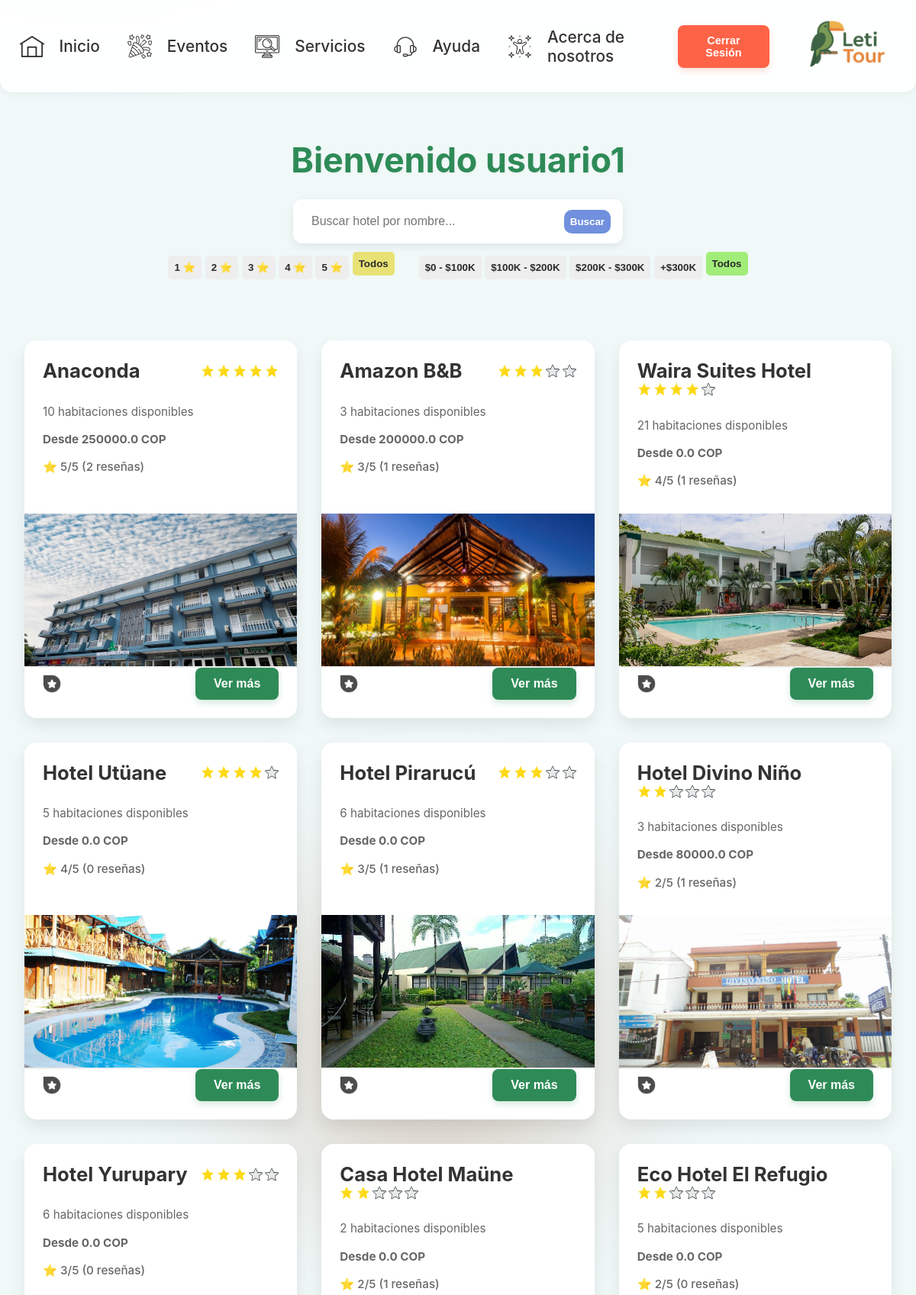
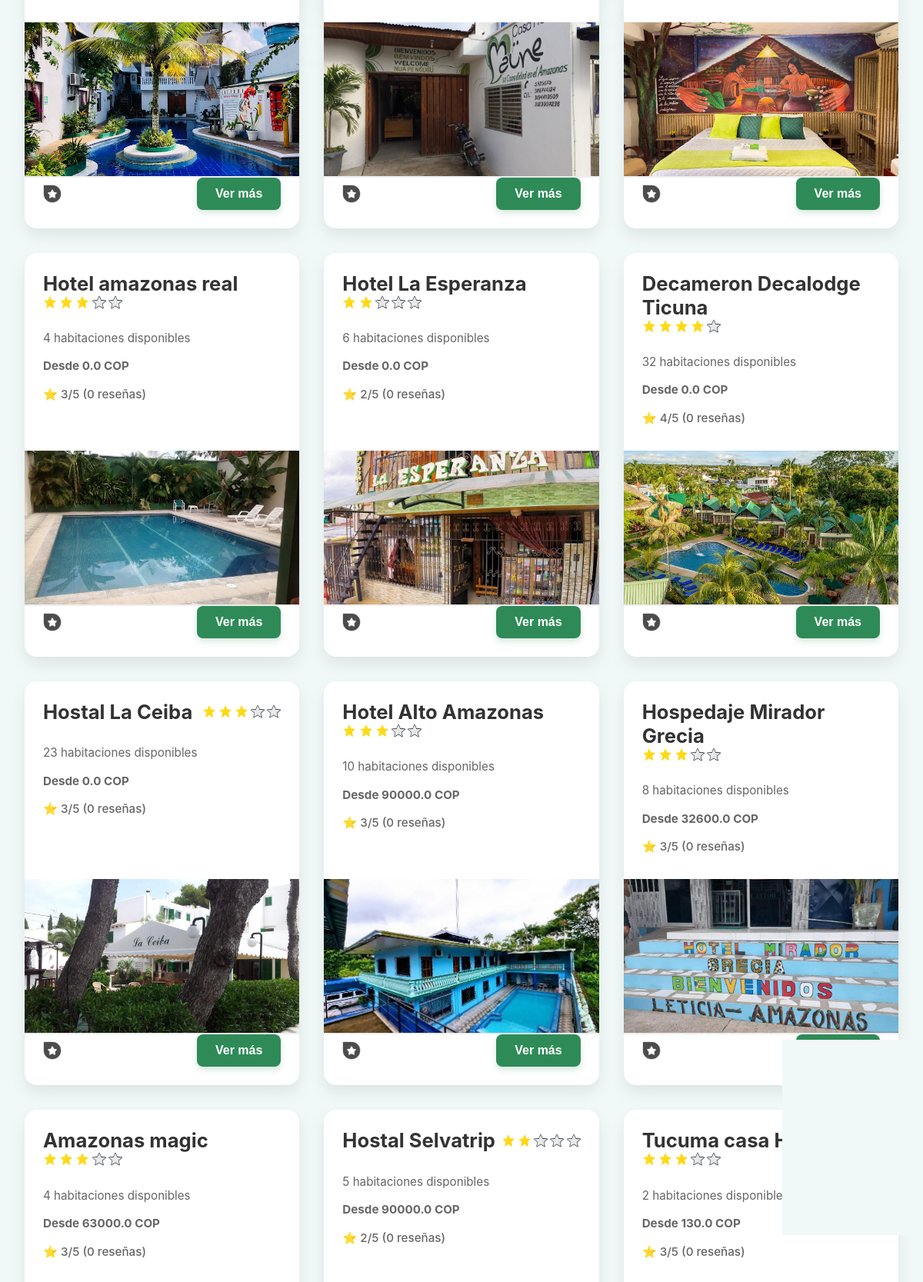
Page /home/ (signed in, upper part) on the committed database (2 pictures, top to bottom).
### login/models.py (models this page shows)
class User(AbstractUser):
    ROLE_CHOICES = [
        ('admin', 'Administrador'),
        ('Empresario', 'Empresario'),
        ('tourist', 'Turista'),
    ]
    role = models.CharField(max_length=10, choices=ROLE_CHOICES, default='tourist')
    groups = models.ManyToManyField(
        'auth.Group',
        related_name='custom_user_groups',  # Cambia el nombre relacionado
        blank=True,
        help_text='The groups this user belongs to.',
        verbose_name='groups',
    )
    user_permissions = models.ManyToManyField(
        'auth.Permission',
        related_name='custom_user_permissions',  # Cambia el nombre relacionado
        blank=True,
        help_text='Specific permissions for this user.',
        verbose_name='user permissions',
    )

### hoteles/models.py (models this page shows)
class Hoteles(models.Model):
    dueno = models.ForeignKey(User,on_delete=models.CASCADE)
    nombre = models.CharField(max_length=30)
    precio = models.FloatField(default=0)
    precio_noche = models.FloatField(default=0)
    descripcion = models.TextField(max_length=600)
    estrellas = models.IntegerField(default=1,validators=[MinValueValidator(1), MaxValueValidator(5)])
    ubicacion = models.TextField()
    """  resenas = models.IntegerField(default=0) """
    habitaciones = models.IntegerField(default=0,null=False)
    habitaciones_libres = models.IntegerField(default=0, validators=[MinValueValidator(0)])
    class Meta:
        permissions = [("can_register_hotels", "Registrar hoteles")]

class ImagenesH(models.Model):
    fk_hoteles = models.ForeignKey(Hoteles,on_delete=models.CASCADE)
    imagen = models.ImageField(upload_to="hoteles",null=True)

### main/decorators.py (the view)
    def validacion(request,*args,**kwargs):
        if request.user.is_authenticated and request.user.role == "tourist":
            return fun_view(request,*args,**kwargs)
        return redirect('login')

### login/backend.py (called while the page is built)
    def get_user(self, user_id):
        User = get_user_model()
        try:
            return User.objects.get(pk=user_id)
        except User.DoesNotExist:
            return None

### login/templates/home.html (shortened to what this page needs)
{% load static %}
<!DOCTYPE html>
<html lang="en">
<head>
    <link rel="stylesheet" href="{% static 'css/home.css' %}">
    <link rel="stylesheet" href="{% static '/css/navbar.css' %}">
</head>
<body>
    <div class="fondo-dinamico">
    </div>
    {% include "nabvar.html" %}
    <main>
        <div class="cont-acciones-principales">
            <h1>Bienvenido {{user.username}}</h1>
            <div class="acciones-container">
                <div class="input-container">
                    <input type="text" name="buscador_hotel" class="input" placeholder="Buscar hotel por nombre...">
                    <button class="buscador_hotel">Buscar</button>
                </div>
                <div class="filtros-container">
                    <div class="filtros-estrellas">
                        <button data-estrella="1">1 ⭐</button>
                        <button data-estrella="2">2 ⭐</button>
                        <button data-estrella="3">3 ⭐</button>
                        <button data-estrella="4">4 ⭐</button>
                        <button data-estrella="5">5 ⭐</button>
                        <button class="filtros-estrellas-activado" data-estrella="todos">Todos</button>
                    </div>
                    <div class="filtros-precios">
                        <button data-rango="0-100000">$0 - $100K</button>
                        <button data-rango="100001-200000">$100K - $200K</button>
                        <button data-rango="200001-300000">$200K - $300K</button>
                        <button data-rango="300001-mas">+$300K</button>
                        <button class="filtros-precios-activado" data-rango="todos">Todos</button>
                    </div>
                </div>
            </div>
        </div>
        <div class="container-hotel">
            {% for item in informacion %}
            <div class="card-hotel">
                <div class="container-informacion">
                    <div class="titulo">
                        <h2>{{ item.hotel.nombre }}</h2>
                        <div class="container-estrellas">{% for i in item.hotel.estrellas_llenas %}
        <img class="estrella" src="{% static 'img/iconos/estrella.png' %}" alt="Estrella">
    {% endfor %}
    {% for i in item.hotel.estrellas_vacias %}
        <img class="estrella" src="{% static 'img/iconos/estrella_vacia.png' %}" alt="Estrella Vacía">
    {% endfor %}
                        </div>
                    </div>
                    <div class="informacion_rapida">
                        <p class="habitaciones">{{ item.hotel.habitaciones_libres}} habitaciones disponibles </p>
                        <p class="precio"> Desde {{ item.hotel.precio}} COP </p>
                        <p class="valoracion">⭐ {{ item.hotel.estrellas}}/5
                            {% if item.hotel.resenas %}
                            ({{ item.hotel.resenas}} reseñas)
                            {% else %}
                             (0 reseñas)
                            {% endif %}
                        </p>
                    </div>
                </div>
                <div class="container-img">
                    {% for img in item.imagenes %}
                    {% if forloop.first %}
                    <img class="img-hotel" src="{{ img.imagen.url }}" alt="">
                    {% endif %}
                    {% endfor %}
                </div>
                <div class="informacion">
                    <div class="informacion_secundaria"><img class="iconos" src="{% static "/img/iconos/mensaje-destacado.png" %}" alt=""></div>
                    <button class="info-hotel" id_hotel="{{item.hotel.id}}">Ver más</button>
                </div>
            </div>
            {% endfor %}
    </main>
</body>
</html>

### static/css/home.css (style rules this page uses)
body { margin: 0; font-family: "Inter", sans-serif; background-color: #f0f8f8; position: relative; }
.fondo-dinamico { position: fixed; top: 0; left: 0; width: 100%; height: 100%; z-index: -1; }
main, .cont-acciones-principales, .acciones-container, .container-hotel, .card-hotel { position: relative; z-index: 1; }
.cont-acciones-principales { display: flex; text-align: center; color: #333; flex-direction: column; }
.filtros-container { display: flex; margin: 1rem; gap: 2rem; }
.filtros-container button { border-style: none; padding: 0.5rem; font-weight: 600; border-radius: 5px; transition: 0.3s all; background-color: #eee; color: #2b2a2a; }
.filtros-estrellas-activado { background-color: rgb(232, 226, 117) !important; transform: translateY(-5px); }
.filtros-precios-activado { background-color: rgb(162, 237, 122) !important; transform: translateY(-5px); }
.cont-acciones-principales h1 { font-size: 2.8rem; margin-bottom: 1.5rem; color: #2e8b57; text-shadow: 1px 1px 2px rgba(0, 0, 0, 0.05); }
.acciones-container { display: flex; justify-content: center; margin-bottom: 2rem; flex-direction: column; align-items: center; }
.input-container { position: relative; width: 100%; max-width: 400px; background-color: #fff; border-radius: 0.75rem; box-shadow: 0 4px 12px rgba(0, 0, 0, 0.08); display: flex; align-items: center; padding: 0.75rem 1rem; }
.input-container .input { border: none; outline: none; flex-grow: 1; padding: 0.5rem; font-size: 1rem; color: #333; }
.buscador_hotel { background-color: #7190dd; border-style: none; color: #fff; font-weight: 700; padding: 0.5rem; border-radius: 10px; transition: 0.3s transform; }
.container-hotel { display: grid; justify-content: center; grid-template-columns: repeat(auto-fit, minmax(300px, 1fr)); gap: 2rem; padding: 2rem; max-width: 1200px; margin: 0 auto; }
.card-hotel { background-color: #ffffff; border-radius: 1rem; box-shadow: 0 10px 20px rgba(0, 0, 0, 0.08); overflow: hidden; display: flex; flex-direction: column; transition: transform 0.3s ease, box-shadow 0.3s ease; }
.card-hotel .container-img { width: 100%; height: 200px; overflow: hidden; border-bottom: 1px solid #eee; }
.card-hotel .img-hotel { width: 100%; height: 100%; object-fit: cover; transition: transform 0.3s ease; }
.card-hotel .container-informacion { padding: 1.5rem; flex-grow: 1; display: flex; flex-direction: column; }
.card-hotel .titulo { display: flex; justify-content: space-between; align-items: center; margin-bottom: 0.75rem; flex-wrap: wrap; }
.card-hotel .titulo h2 { font-size: 1.6rem; color: #333; margin: 0; }
.card-hotel .container-estrellas { display: flex; gap: 0.2rem; }
.card-hotel .estrella { width: 18px; height: 18px; }
.card-hotel .informacion_rapida p { font-size: 0.95rem; color: #666; margin-bottom: 0.5rem; line-height: 1.4; }
.card-hotel .precio { font-weight: bold; color: #2e8b57; font-size: 1.1rem; }
.card-hotel .valoracion { font-weight: 500; color: #555; }
.card-hotel .informacion { padding: 1.5rem; padding-top: 0; display: flex; justify-content: space-between; align-items: center; border-top: 1px solid #eee; }
.card-hotel .informacion_secundaria { display: flex; gap: 0.75rem; }
.card-hotel .iconos { width: 24px; height: 24px; opacity: 0.7; transition: opacity 0.2s ease; }
.card-hotel button { background-color: #2e8b57; color: white; border: none; padding: 0.75rem 1.5rem; border-radius: 0.5rem; cursor: pointer; font-size: 1rem; font-weight: 600; transition: background-color 0.3s ease, transform 0.2s ease; box-shadow: 0 4px 8px rgba(46, 139, 87, 0.2); }

### rows in the picture
User: username "usuario1"
Hoteles: hotel.nombre "Anaconda", hotel.precio "250000.0"
ImagenesH: imagen (picture)
Hoteles: hotel.nombre "Amazon B&B", hotel.precio "200000.0"
ImagenesH: imagen (picture)
Hoteles: hotel.nombre "Waira Suites Hotel", hotel.precio "0.0"
ImagenesH: imagen (picture)
Hoteles: hotel.nombre "Hotel Utüane", hotel.precio "0.0"
ImagenesH: imagen (picture)
Hoteles: hotel.nombre "Hotel Pirarucú", hotel.precio "0.0"
ImagenesH: imagen (picture)
Hoteles: hotel.nombre "Hotel Divino Niño", hotel.precio "80000.0"
ImagenesH: imagen (picture)
Hoteles: hotel.nombre "Hotel Yurupary", hotel.precio "0.0"
ImagenesH: imagen (picture)
Hoteles: hotel.nombre "Casa Hotel Maüne", hotel.precio "0.0"
ImagenesH: imagen (picture)
Hoteles: hotel.nombre "Eco Hotel El Refugio", hotel.precio "0.0"
ImagenesH: imagen (picture)
Hoteles: hotel.nombre "Hotel amazonas real", hotel.precio "0.0"
ImagenesH: imagen (picture)
Hoteles: hotel.nombre "Hotel La Esperanza", hotel.precio "0.0"
ImagenesH: imagen (picture)
Hoteles: hotel.nombre "Decameron Decalodge Ticuna", hotel.precio "0.0"
ImagenesH: imagen (picture)
Hoteles: hotel.nombre "Hostal La Ceiba", hotel.precio "0.0"
ImagenesH: imagen (picture)
Hoteles: hotel.nombre "Hotel Alto Amazonas", hotel.precio "90000.0"
ImagenesH: imagen (picture)
Hoteles: hotel.nombre "Hospedaje Mirador Grecia", hotel.precio "32600.0"
ImagenesH: imagen (picture)
Hoteles: hotel.nombre "Amazonas magic", hotel.precio "63000.0"
Hoteles: hotel.nombre "Hostal Selvatrip", hotel.precio "90000.0"
Hoteles: hotel.nombre "Tucuma casa Hotel", hotel.precio "130.0"

### other values in the picture
{{ item.hotel.habitaciones_libres }} "10" "3" "21" "5" "6" "3" "6" "2" "5" "4" "6" "32" "23" "10" "8" "4" "5" "2"
{{ item.hotel.estrellas }} "5" "3" "4" "4" "3" "2" "3" "2" "2" "3" "2" "4" "3" "3" "3" "3" "2" "3"
{{ item.hotel.resenas }} "2" "1" "1" "1" "1" "1"
